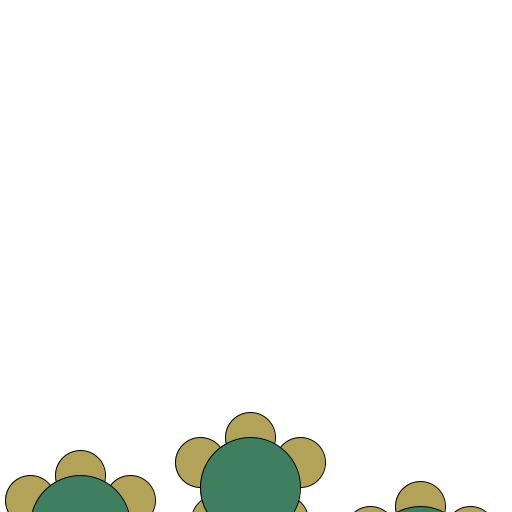
Frame 1 (no input)
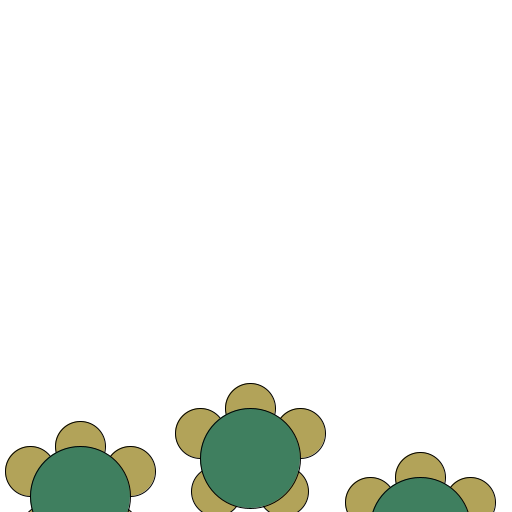
Frame 60 (the mouse pressed at the canvas centre just before this capture)
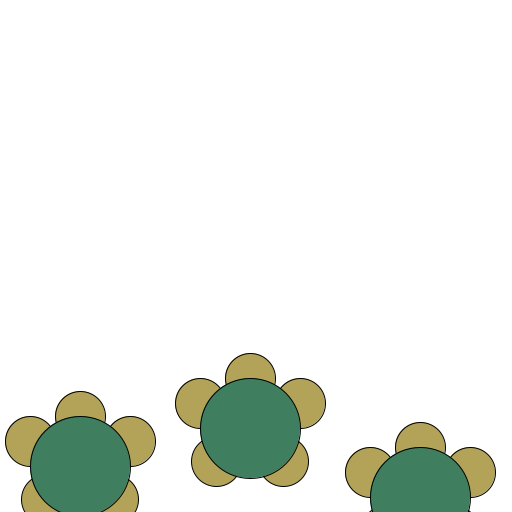
Frame 120 (the mouse held since frame 60 and released just before this capture)

The Processing sketch that drew these frames (run headless with seeded random() and noise(); from frame 60 on, the mouse is pressed at the canvas centre):

// Processing sketch: turtles
// ── turtles.pde
final int amount = 3;
Tartle[] tartles = new Tartle[amount];

void setup() {
    size(512,512);
    colorMode(HSB, 360, 100, 100);
    for(int i =0;i<tartles.length;i++){
        tartles[i] = new Tartle((width/3)*i+80,height+int(random(-50,50)),50);
    }
}

void draw() {
    background(0,0,100);
    for(int i =0;i<tartles.length;i++){
        tartles[i].walk();
        tartles[i].draw();
    }
}

class Tartle{
    float x,y,sizes;
    Foot foots;
    Shell body;
    Head head;
    Tartle(float _x,float _y,float si){
        body = new Shell(si*2);
        foots = new Foot(si);
        head = new Head(si);
        x = _x;
        y=_y;
        sizes = si;
    }
    void walk(){
        y-=0.5;
        if(sizes*3/2>y){
            y = sizes*3/2;
        }
    }
    void draw(){
        foots.draw(x,y);
        head.draw(x,y);
        body.draw(x,y);
    }
}

class Foot{
    float siz;
    Foot(float si){
        siz = si;
    }
    void draw(float x,float y){
        fill(50,50,70);
        ellipse(x+siz,y-siz/2, siz,siz);
        ellipse(x-siz,y-siz/2, siz,siz);
        ellipse(x+(siz*2)/3,y+(siz*2)/3, siz,siz);
        ellipse(x-(siz*2)/3,y+(siz*2)/3, siz,siz);
    }
}

class Shell{
    float siz;
    Shell(float si){
        siz = si;
    }
    void draw(float x,float y){
        fill(150,50,50);
        ellipse(x,y,siz,siz);
    }
}

class Head{
    float siz;
    Head(float si){
        siz = si;
    }
    void draw(float x,float y){
        fill(50,50,70);
        ellipse(x, y-siz, siz, siz);
    }
}
